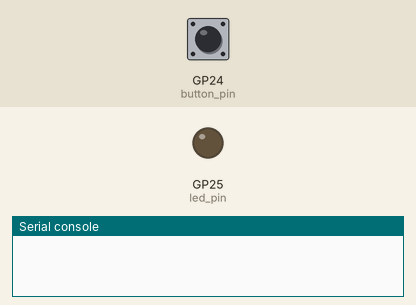
Recording of a program running on a simulated Raspberry Pi Pico running MicroPython. On the bench: output pins drawn as LEDs (lit = HIGH), the last lines printed to the serial console. The inputs (shaded band) are chosen by the test bench; at power-on: GP24 (button_pin) HIGH.

Above: at 1.2 s.
1.3 s: GP24 (button_pin) pulled LOW for 0.15 s
At 2.2 s:
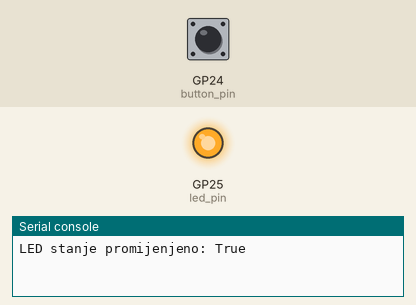
2.9 s: GP24 (button_pin) pulled LOW for 1 s
At 3.5 s:
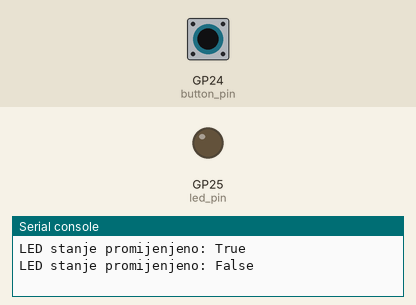
5.4 s: GP24 (button_pin) pulled LOW for 3.2 s
At 6.6 s:
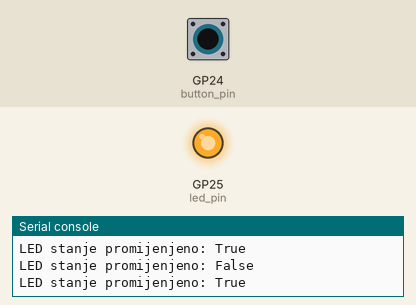
Timing chart, 0 to 8.4 s (numbered marks = the images above; inputs shaded):
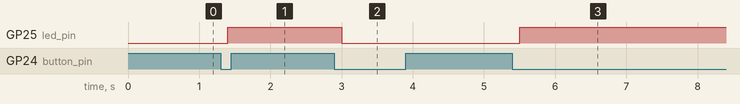

The program:

button_24_led_25_on-off.py
```python
import machine
import time

# Definiranje pinova
led_pin = machine.Pin(25, machine.Pin.OUT)
button_pin = machine.Pin(24, machine.Pin.IN, machine.Pin.PULL_UP)

# Varijabla za praćenje stanja LED-a
led_state = False

while True:
    button_state = button_pin.value()
    if button_state == 0:  # Gumb je pritisnut
        time.sleep(0.1)  # Debounce vrijeme
        if button_pin.value() == 0:  # Provjera je li gumb još uvijek pritisnut
            led_state = not led_state  # Promjena stanja LED-a
            led_pin.value(led_state)  # Postavljanje stanja LED-a
            print("LED stanje promijenjeno:", led_state)  # Debug: ispis stanja LED-a
            while button_pin.value() == 0:
                time.sleep(0.1)  # Čekanje dok se gumb ne otpusti

    time.sleep(0.1)  # Kratka pauza za smanjenje opterećenja procesora
```

Measured:
- after the input at 1.3 s, GP25 (led_pin): LOW → HIGH after 0.10 s
- after the input at 2.9 s, GP25 (led_pin): HIGH → LOW after 0.10 s
- after the input at 5.4 s, GP25 (led_pin): LOW → HIGH after 0.10 s
